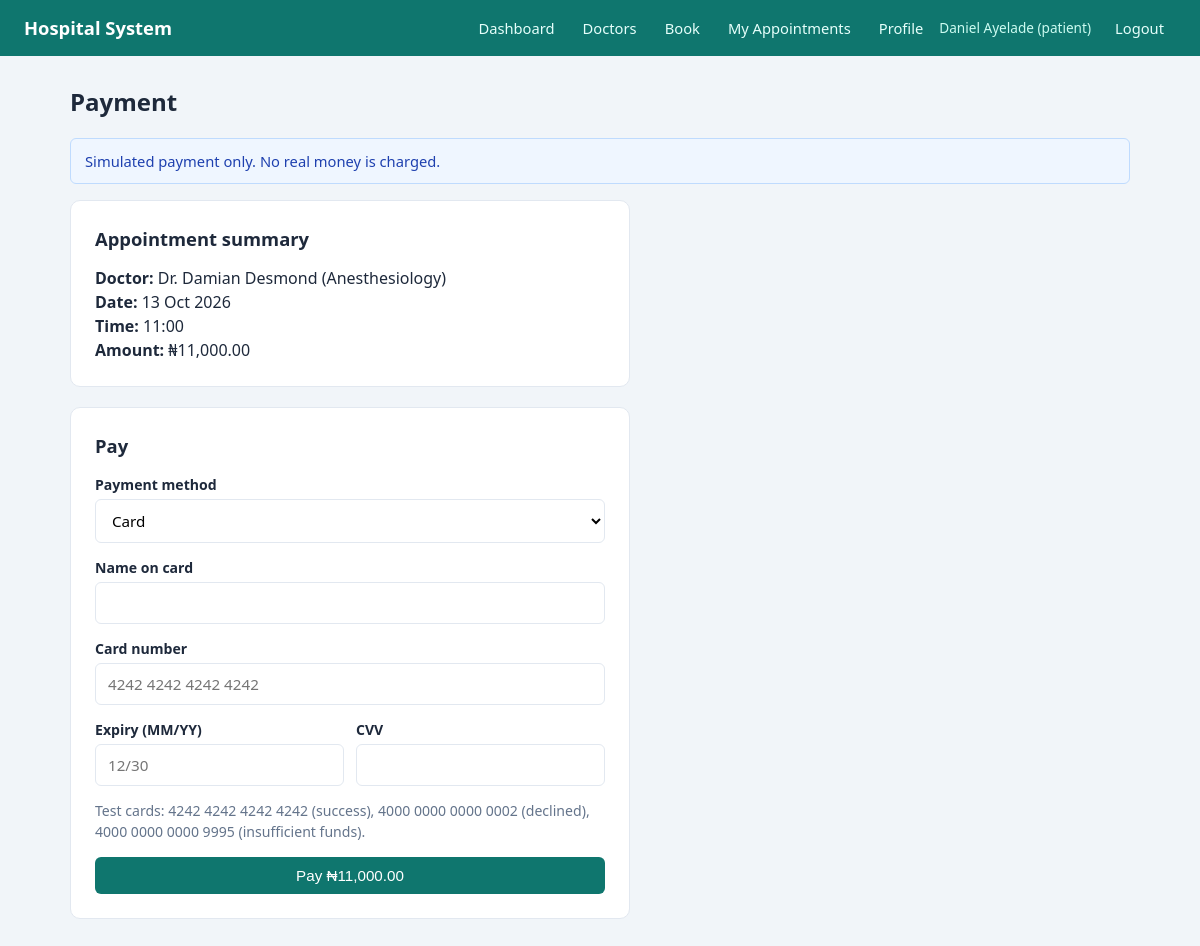
/patient/pay.php?appointment_id=5 (signed in), run on the app's committed database.
### tables this page shows
CREATE TABLE `appointments` (
  `appointment_id` int(11) NOT NULL,
  `patient_id` int(11) NOT NULL,
  `doctor_id` int(11) NOT NULL,
  `appointment_date` date NOT NULL,
  `appointment_time` time NOT NULL,
  `reason` text DEFAULT NULL,
  `fee` decimal(10,2) NOT NULL,
  `status` enum('pending','confirmed','completed','cancelled') DEFAULT 'pending',
  `created_at` timestamp NOT NULL DEFAULT current_timestamp(),
  `active_slot` varchar(40) GENERATED ALWAYS AS (if(`status` = 'cancelled',NULL,concat(`doctor_id`,'|',`appointment_date`,'|',`appointment_time`))) STORED
);

CREATE TABLE `doctors` (
  `doctor_id` int(11) NOT NULL,
  `full_name` varchar(100) NOT NULL,
  `email` varchar(100) NOT NULL,
  `password` varchar(255) NOT NULL,
  `phone` varchar(20) DEFAULT NULL,
  `specialization_id` int(11) NOT NULL,
  `consultation_fee` decimal(10,2) NOT NULL,
  `bio` text DEFAULT NULL,
  `status` enum('active','inactive') DEFAULT 'active',
  `created_at` timestamp NOT NULL DEFAULT current_timestamp()
);

CREATE TABLE `specializations` (
  `specialization_id` int(11) NOT NULL,
  `name` varchar(100) NOT NULL,
  `description` text DEFAULT NULL
);

### config/config.php (called while the page is built, shortened)
<?php
spl_autoload_register(function ($class) {
    $file = __DIR__ . '/../classes/' . $class . '.php';
});

### classes/Database.php (called while the page is built, shortened)
<?php
class Database
{
    private static ?Database $instance = null;
    private PDO $conn;
    private function __construct()
    {
        $dsn = "mysql:host=" . DB_HOST . ";dbname=" . DB_NAME . ";charset=utf8mb4";
        $options = [
            PDO::ATTR_ERRMODE            => PDO::ERRMODE_EXCEPTION,
            PDO::ATTR_DEFAULT_FETCH_MODE => PDO::FETCH_ASSOC,
            PDO::ATTR_EMULATE_PREPARES   => false,
        ];
        try {
            $this->conn = new PDO($dsn, DB_USER, DB_PASS, $options);
        } catch (PDOException $e) {
            die("Database connection failed: " . $e->getMessage());
        }
    }
    public static function getInstance(): Database
    {
        if (self::$instance === null) {
            self::$instance = new Database();
        }
        return self::$instance;
    }
    public function query(string $sql, array $params = []): PDOStatement
    {
        $stmt = $this->conn->prepare($sql);
        $stmt->execute($params);
        return $stmt;
    }
    public function fetchOne(string $sql, array $params = []): ?array
    {
        $row = $this->query($sql, $params)->fetch();
        return $row ?: null;
    }
}

### classes/Appointment.php (called while the page is built, shortened)
<?php
class Appointment
{
    private Database $db;
    public function __construct()
    {
        $this->db = Database::getInstance();
    }
    public function getById(int $id): ?array
    {
        return $this->db->fetchOne(
            "SELECT a.*, p.full_name AS patient_name, p.email AS patient_email,
                    d.full_name AS doctor_name, s.name AS specialization
             FROM appointments a
             JOIN patients p ON p.patient_id = a.patient_id
             JOIN doctors d ON d.doctor_id = a.doctor_id
             JOIN specializations s ON s.specialization_id = d.specialization_id
             WHERE a.appointment_id = ?",
            [$id]
        );
    }
}

### includes/auth.php (called while the page is built, shortened)
<?php
require_once __DIR__ . '/../config/config.php';
function e($value): string
{
    return htmlspecialchars((string) $value, ENT_QUOTES, 'UTF-8');
}

### patient/pay.php (the view, shortened to what this page needs)
<?php
require_once __DIR__ . '/../includes/auth.php';
$apptObj = new Appointment();
$appt = $apptObj->getById((int) ($_GET['appointment_id'] ?? 0));
require __DIR__ . '/../includes/header.php';
?>
<h1 class="page-title">Payment</h1>
<div class="alert alert-info">Simulated payment only. No real money is charged.</div>
<div class="card" style="max-width:560px">
    <h2>Appointment summary</h2>
    <p><strong>Doctor:</strong> Dr. <?= e($appt['doctor_name']) ?> (<?= e($appt['specialization']) ?>)</p>
    <p><strong>Date:</strong> <?= e(date('d M Y', strtotime($appt['appointment_date']))) ?></p>
    <p><strong>Time:</strong> <?= e(substr($appt['appointment_time'], 0, 5)) ?></p>
    <p><strong>Amount:</strong> &#8358;<?= number_format($appt['fee'], 2) ?></p>
</div>
<div class="card" style="max-width:560px">
    <h2>Pay</h2>
    <form id="pay-form" autocomplete="off">
        <div class="form-group">
            <label for="payment_method">Payment method</label>
            <select name="payment_method" id="payment_method">
                <option value="card">Card</option>
            </select>
        </div>
        <div id="card-fields">
            <div class="form-group">
                <label>Name on card</label>
                <input type="text" name="card_name" autocomplete="off" required>
            </div>
            <div class="form-group">
                <label>Card number</label>
                <input type="text" name="card_number" autocomplete="off" inputmode="numeric" placeholder="4242 4242 4242 4242" required>
            </div>
            <div class="row">
                <div class="form-group">
                    <label>Expiry (MM/YY)</label>
                    <input type="text" name="expiry" autocomplete="off" placeholder="12/30" maxlength="5" required>
                </div>
                <div class="form-group">
                    <label>CVV</label>
                    <input type="password" name="cvv" autocomplete="new-password" inputmode="numeric" maxlength="3" required>
                </div>
            </div>
            <p class="muted">Test cards: 4242 4242 4242 4242 (success), 4000 0000 0000 0002 (declined), 4000 0000 0000 9995 (insufficient funds).</p>
        </div>
        <button type="submit" class="btn btn-block mt">Pay &#8358;<?= number_format($appt['fee'], 2) ?></button>
    </form>
</div>
<?php require __DIR__ . '/../includes/footer.php'; ?>

### assets/css/style.css (style rules this page uses)
:root { --primary: #0f766e; --primary-dark: #115e59; --bg: #f1f5f9; --card: #ffffff; --text: #1e293b; --muted: #64748b; --border: #e2e8f0; --danger: #dc2626; --success: #16a34a; --warning: #d97706; }
* { box-sizing: border-box; margin: 0; padding: 0; }
body { font-family: "Segoe UI", Arial, sans-serif; background: var(--bg); color: var(--text); line-height: 1.5; }
.card { background: var(--card); border: 1px solid var(--border); border-radius: 10px; padding: 24px; margin-bottom: 20px; }
.card h2 { margin-bottom: 14px; font-size: 1.15rem; }
.page-title { margin-bottom: 18px; font-size: 1.5rem; }
.form-group { margin-bottom: 14px; }
label { display: block; font-size: .88rem; font-weight: 600; margin-bottom: 4px; }
input, select, textarea { width: 100%; padding: 10px 12px; border: 1px solid var(--border); border-radius: 6px; font-size: .95rem; font-family: inherit; background: #fff; }
.row { display: grid; grid-template-columns: 1fr 1fr; gap: 12px; }
.btn { display: inline-block; background: var(--primary); color: #fff; border: 0; padding: 10px 18px; border-radius: 6px; font-size: .95rem; cursor: pointer; }
.btn-block { width: 100%; }
.alert { padding: 11px 14px; border-radius: 6px; margin-bottom: 16px; font-size: .92rem; }
.alert-info { background: #eff6ff; color: #1e40af; border: 1px solid #bfdbfe; }
.muted { color: var(--muted); font-size: .88rem; }
.mt { margin-top: 14px; }

### data on the page
appointments: doctor.full_name "Damian Desmond", specializations.name "Anesthesiology", appointment_date "13 Oct 2026", appointment_time "11:00", fee "11,000.00"

### other printed values
$_SESSION['user_name'] "Daniel Ayelade"
$role "patient"
